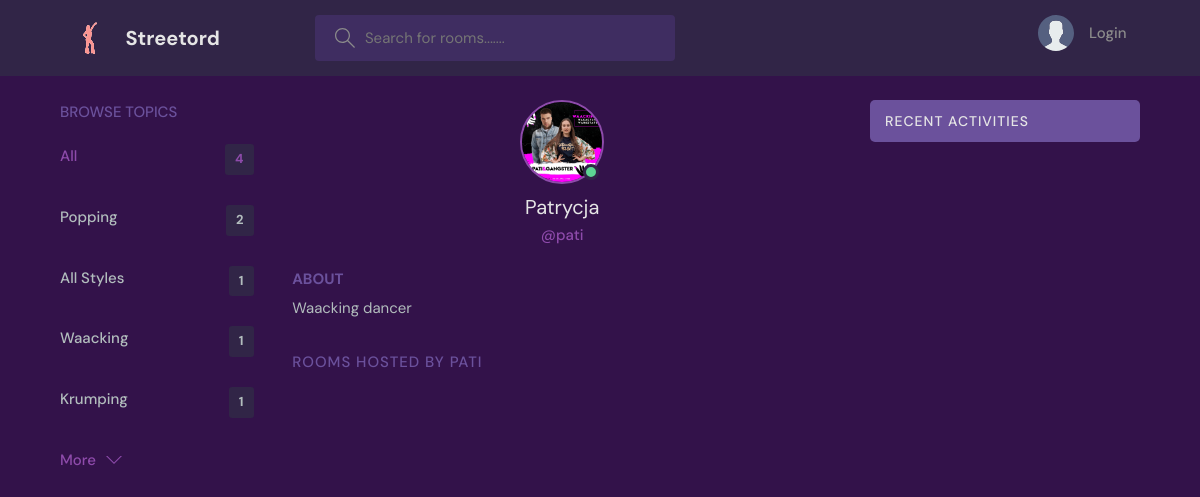
Page /profile/5/ on the earlier database version.
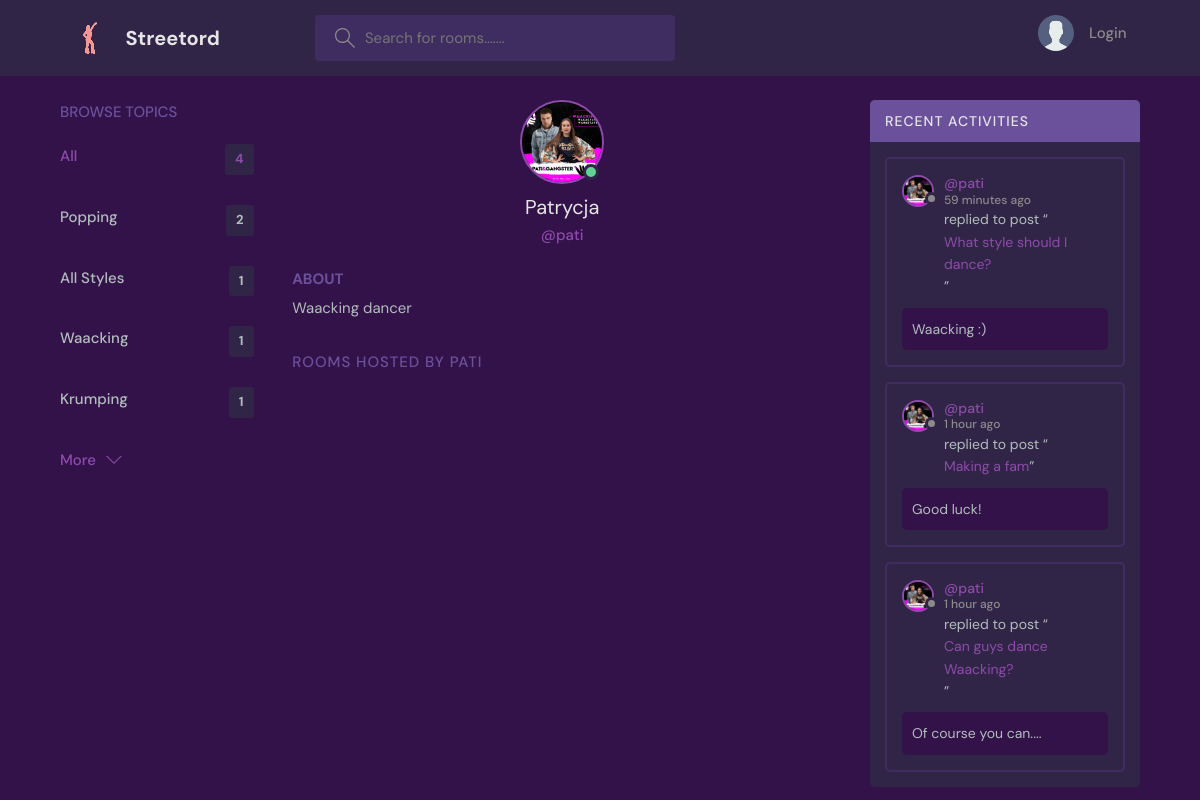
Same page on the later database version.
### base/models.py (models this page shows, shortened)
class Topic(models.Model):
    name = models.CharField(max_length=200)

class User(AbstractUser):
    name = models.CharField(max_length=200, null=True)
    email = models.EmailField(null=True, unique=True)
    bio = models.TextField(null=True)
    avatar = models.ImageField(null=True, default="avatar.svg")
    USERNAME_FIELD = 'email'
    REQUIRED_FIELDS = []

class Message(models.Model):
    user = models.ForeignKey(User, on_delete=models.CASCADE)
    room = models.ForeignKey(Room, on_delete=models.CASCADE)
    body = models.TextField()
    updated = models.DateTimeField(auto_now=True)
    created = models.DateTimeField(auto_now_add=True)
    class Meta:
        ordering = ['-updated', '-created']

class Room(models.Model):
    host = models.ForeignKey(User, on_delete=models.SET_NULL, null=True)
    topic = models.ForeignKey(Topic, on_delete=models.SET_NULL, null=True)
    name = models.CharField(max_length=200)
    description = models.TextField(null=True, blank=True)
    participants = models.ManyToManyField(User, related_name='participants', blank=True)
    updated = models.DateTimeField(auto_now=True)
    created = models.DateTimeField(auto_now_add=True)
    class Meta:
        ordering = ['-updated', '-created']
    def __str__(self):
        return self.name

### base/views.py (the view)
# urls.py: path('profile/<str:pk>/', views.userProfile, name='user-profile'),
def userProfile(request, pk):
    user = User.objects.get(id=pk)
    rooms = user.room_set.all()
    room_messages = user.message_set.all()
    topics = Topic.objects.all()
    context = {'user': user, 'rooms': rooms, 'room_messages': room_messages, 'topics': topics}
    return render(request, 'base/profile.html', context)

### base/templates/base/profile.html (shortened to what this page needs)
{% extends 'main.html' %}
{% block content %}
<body>
  <main class="profile-page layout layout--3">
    <div class="container">
      {% include 'base/topics_component.html' %}
      <div class="roomList">
        <div class="profile">
          <div class="profile__avatar">
            <div class="avatar avatar--large active">
              <img src="{{user.avatar.url}}" />
            </div>
          </div>
          <div class="profile__info">
            <h3>{{user.name}}</h3>
            <p>@{{user.username}}</p>
          </div>
          <div class="profile__about">
            <h3>About</h3>
            <p>
             {{user.bio}}
            </p>
          </div>
        </div>
        <div class="roomList__header">
          <div>
            <h2>Rooms Hosted by {{user.username}}</a>
            </h2>
          </div>
        </div>
      </div>
      {% include 'base/activity_component.html' %}
    </div>
  </main>
</body>
{% endblock content %}

### templates/main.html (shortened to what this page needs)
<!DOCTYPE html>
{% load static %}
<html lang="en">
<head>
  <link rel="stylesheet" href="{% static 'styles/style.css' %}" />
</head>
<body>
  {% include 'navbar.html' %}
  {% block content %}
  {% endblock %}
</body>
</html>

### templates/navbar.html (shortened to what this page needs)
{% load static %}
<header class="header header--loggedIn">
  <div class="container">
    <a href="{% url 'home' %}" class="header__logo">
      <img src="{% static 'images/disco.svg' %}" />
      <h1>Streetord</h1>
    </a>
    <form class="header__search" method="GET" action="{% url 'home' %}">
      <label>
        <input name="q" placeholder="Search for rooms......." />
      </label>
    </form>
    <nav class="header__menu">
      {% if request.user.is_authenticated %}
      <div class="header__user">
        <a href="{% url 'user-profile' user.id %}">
          <div class="avatar avatar--medium active">
            <img src="{{request.user.avatar.url}}" />
          </div>
          <p>{{request.user.username}}<span>@{{request.user.username}}</span></p>
        </a>
        <button class="dropdown-button">
          <svg version="1.1" xmlns="http://www.w3.org/2000/svg" width="32" height="32" viewBox="0 0 32 32">
            <title>chevron-down</title>
            <path d="M16 21l-13-13h-3l16 16 16-16h-3l-13 13z"></path>
          </svg>
        </button>
      </div>
      {% else %}
      <a href="{% url 'login' %}">
        <img src="{% static 'images/avatar.svg' %}" />
        <p>Login</p>
      </a>
      {% endif %}
    </nav>
  </div>
</header>

### base/templates/base/topics_component.html
 <div class="topics">
  <div class="topics__header">
    <h2>Browse Topics</h2>
  </div>
  <ul class="topics__list">
    <li>
      <a href="{% url 'home' %}" class="active">All <span>{{topics.count}}</span></a>
    </li>
    {% for topic in topics %}
    <li>
      <a href="{% url 'home' %}?q={{topic.name}}">{{topic.name}}<span>{{topic.room_set.all.count}}</span></a>
    </li>
    {% endfor %}
  </ul>
  <a class="btn btn--link" href="{% url 'topics' %}">
    More
    <svg version="1.1" xmlns="http://www.w3.org/2000/svg" width="32" height="32" viewBox="0 0 32 32">
      <title>
        chevron-down
      </title>
      <path d="M16 21l-13-13h-3l16 16 16-16h-3l-13 13z"></path>
    </svg>
  </a>
</div>

### base/templates/base/activity_component.html (shortened to what this page needs)
<div class="activities">
  <div class="activities__header">
    <h2>Recent Activities</h2>
  </div>
  {% for message in room_messages %}
  <div class="activities__box">
    <div class="activities__boxHeader roomListRoom__header">
      <a href="{% url 'user-profile' message.user.id %}" class="roomListRoom__author">
        <div class="avatar avatar--small">
          <img src="{{message.user.avatar.url}}" />
        </div>
        <p>
          @{{message.user.username}}
          <span>{{message.created|timesince}} ago</span>
        </p>
      </a>
    </div>
    <div class="activities__boxContent">
      <p>replied to post “<a href="{% url 'room' message.room.id %}">{{message.room}}</a>”</p>
      <div class="activities__boxRoomContent">
        {{message.body}}
      </div>
    </div>
  </div>
  {% endfor %}
</div>

Differences in the rows shown:
added Message: user.avatar (picture), user.username "pati", created "59 minutes", room "What style should I dance?", body "Waacking :)"
added Message: user.avatar (picture), user.username "pati", created "1 hour", room "Making a fam", body "Good luck!"
added Message: user.avatar (picture), user.username "pati", created "1 hour", room "Can guys dance Waacking?", body "Of course you can...."
